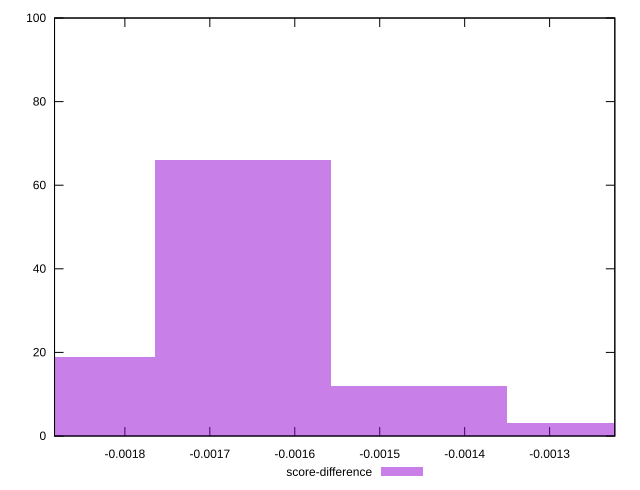

Here is the gnuplot script that generated this plot:
reset

$scoreDifference <<EOF
-0.0016610475580503647 66
-0.001453416613294069 12
-0.0018686785028066604 19
-0.0012457856685377734 3
EOF

set key outside below
set boxwidth 0.0002076309447562956
set xrange [-0.001882819699277949:-0.0012232259159619119]
set yrange [0:100]
set trange [0:100]
set style fill transparent solid 0.5 noborder
set terminal svg size 640, 490 enhanced background rgb 'white'
set output "reprap/first-contentful-paint/samples/pages+cached+noexternal+nofonts+nosvg+noimg+nocss/score-difference/histogram.svg"

plot $scoreDifference title "score-difference" with boxes

reset
